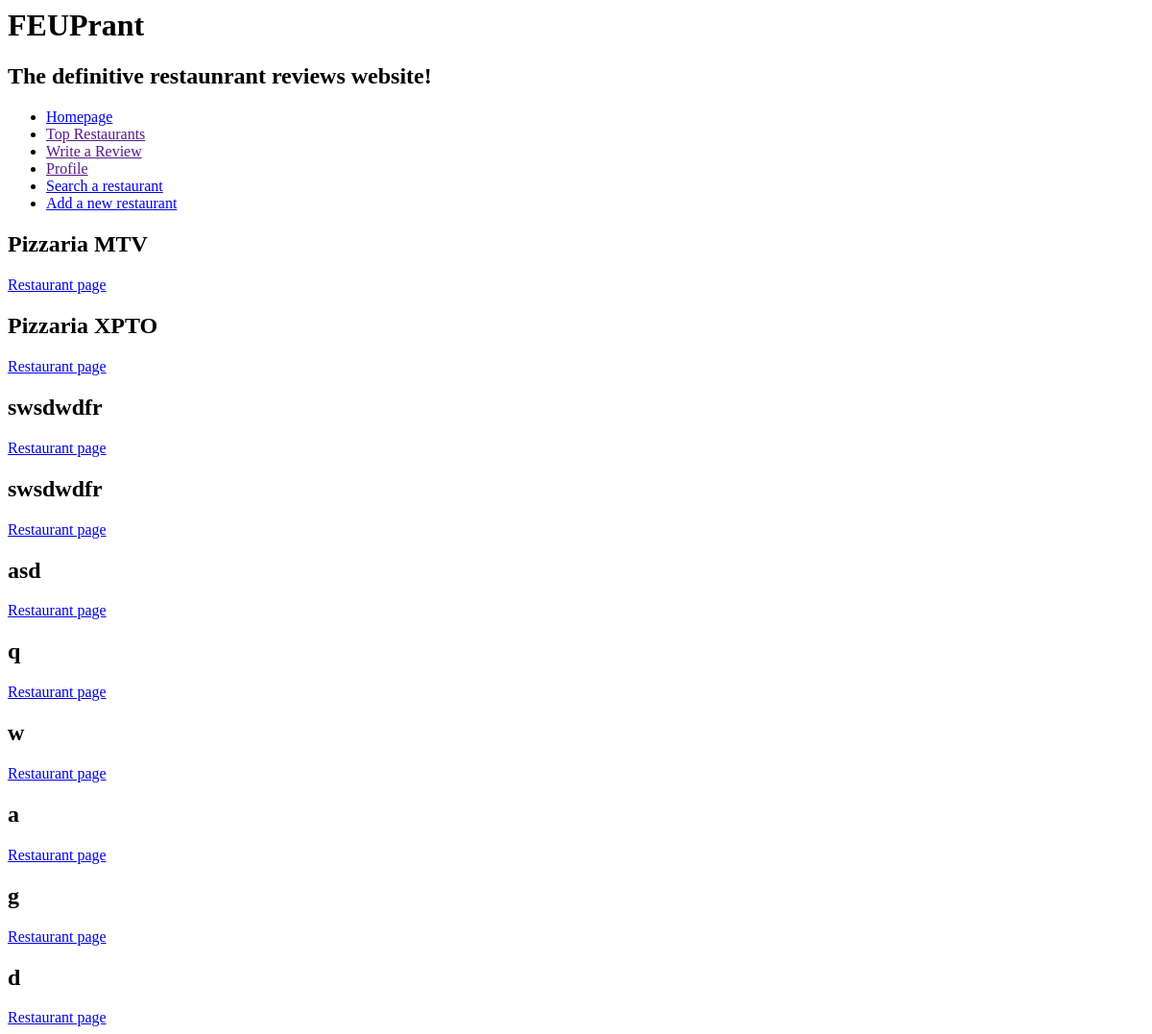
Page /homepage.php on the earlier database version.
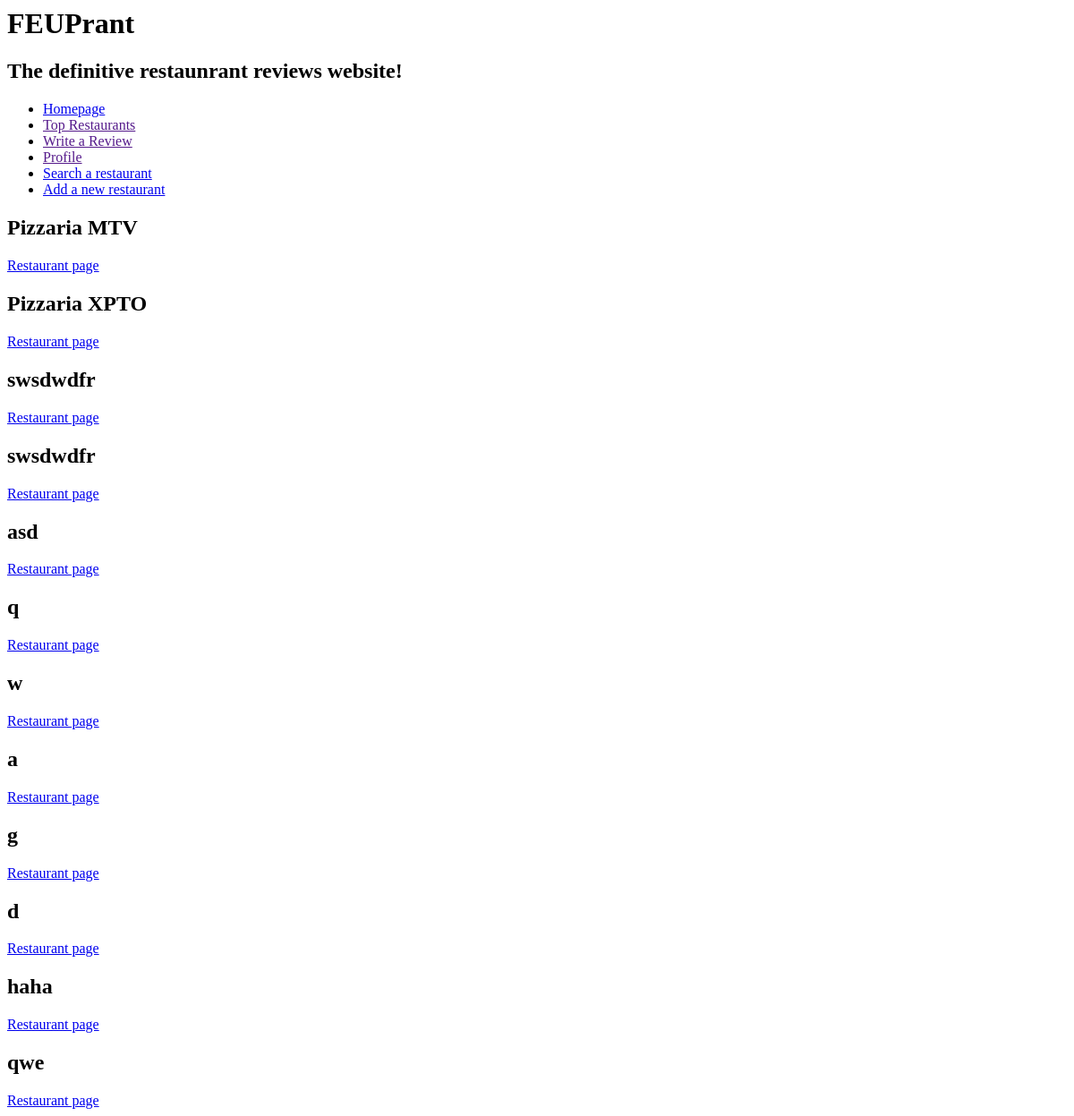
Same page on the later database version.
### tables this page shows
CREATE TABLE Restaurant(
    idRestaurant        INTEGER PRIMARY KEY AUTOINCREMENT,
    name                STRING NOT NULL,
    description         STRING,

    idOwner             INTEGER REFERENCES Owner(idOwner),
    idRestaurantInfo    INTEGER REFERENCES RestaurantInfo(idRestaurantInfo)
);

### homepage.php (called while the page is built)
<?php
    include_once('database/connection.php');
    include_once('database/db_restaurants.php');
    try {
        $restaurants = getAllRestaurants();
    } catch(PDOException $e) {
        die($e->getMessage());
    }
    include_once('templates/header.php');
    include_once('templates/restaurants.php');
?>

### database/db_restaurants.php (called while the page is built, shortened)
<?php
function getAllRestaurants() {
    global $db;
    $stmt = $db->prepare('SELECT * FROM Restaurant');
    $stmt->execute();
    return $stmt->fetchAll();
}
?>

### templates/restaurants.php (the view)
<section id="restaurants">
    <?php foreach($restaurants as $restaurant) { ?>
    <article>
        <h2><?= $restaurant['name'] ?></h2>
        <a href="view_restaurant.php?idRestaurant=<?=$restaurant['idRestaurant']?>">Restaurant page</a>
    </article>
    <?php } ?>
</section>

### templates/header.php (shortened to what this page needs)
<html>
    <head>
    </head>
    <body>
        <div id "header">
            <h1>FEUPrant</h1>
            <h2>The definitive restaunrant reviews website!</h2>
        </div>
        <div id="nav_btns">
            <ul>
                <li><a href="homepage.php">Homepage</a></li>
                <li><a href="">Top Restaurants</a></li>
                <li><a href="">Write a Review</a></li>
                <li><a href="">Profile</a></li>
                <li><a href="search_restaurant.php">Search a restaurant</a></li>
                <li><a href="add_restaurant.php">Add a new restaurant</a></li>
            </ul>
        </div>
    </body>

Differences in the rows shown:
added restaurant: name "haha"
added restaurant: name "qwe"
